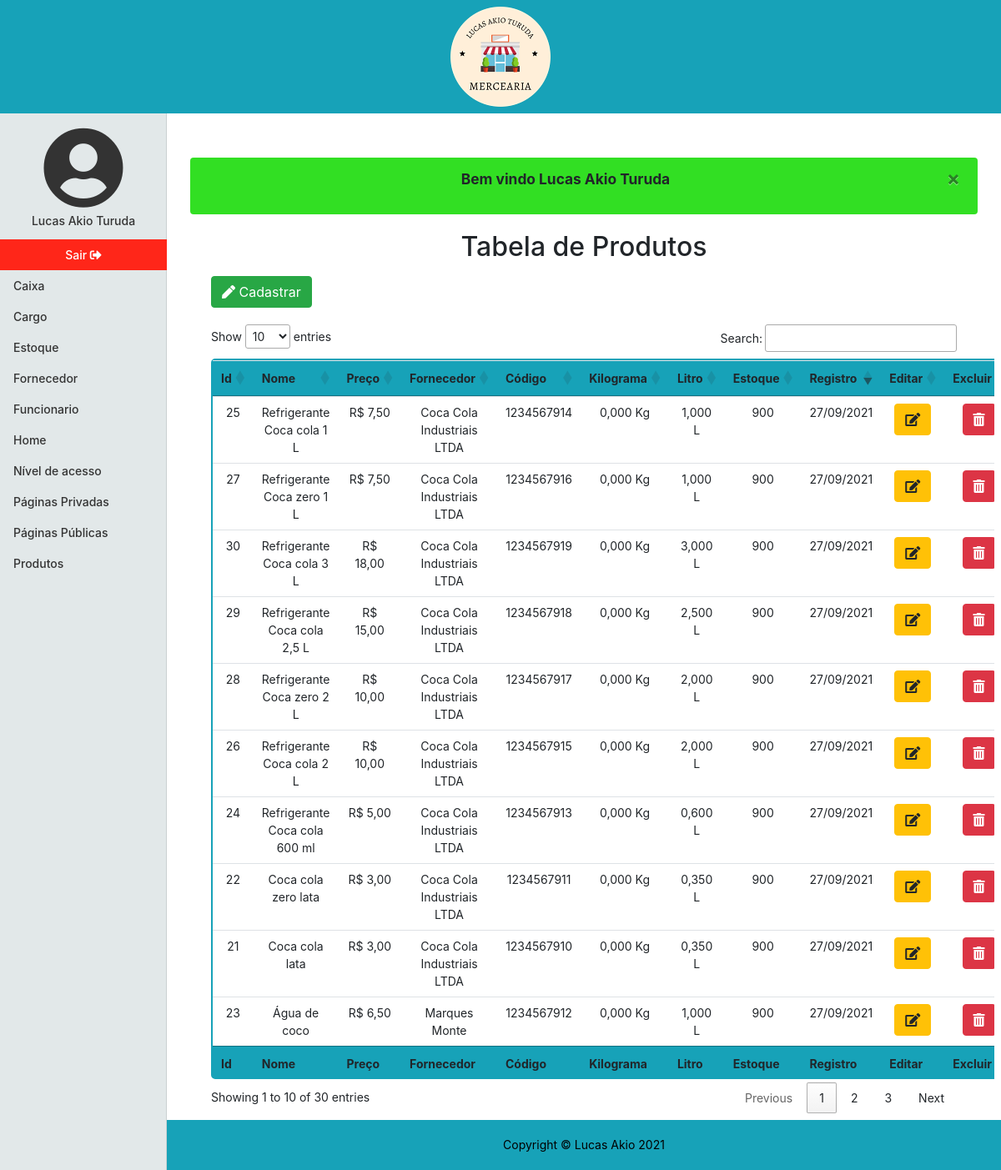
/produtos (signed in), run on the app's committed database.
### tables this page shows
CREATE TABLE `produto` (
  `id` int NOT NULL AUTO_INCREMENT,
  `nome` varchar(30) NOT NULL,
  `preco` double NOT NULL,
  `fornecedor_id` int NOT NULL,
  `codigo_id` int NOT NULL,
  `kilograma` double NOT NULL DEFAULT '0',
  `litro` double NOT NULL DEFAULT '0',
  `dt_registro` datetime NOT NULL,
  PRIMARY KEY (`id`,`fornecedor_id`,`codigo_id`),
  KEY `fk_produto_fornecedor_idx` (`fornecedor_id`),
  KEY `fk_produto_codigo_idx` (`codigo_id`),
  CONSTRAINT `fk_produto_codigo` FOREIGN KEY (`codigo_id`) REFERENCES `codigo` (`id`) ON DELETE CASCADE ON UPDATE CASCADE,
  CONSTRAINT `fk_produto_fornecedor` FOREIGN KEY (`fornecedor_id`) REFERENCES `fornecedor` (`id`)
);

CREATE TABLE `fornecedor` (
  `id` int NOT NULL AUTO_INCREMENT,
  `nome` varchar(50) NOT NULL,
  `cnpj` varchar(18) NOT NULL,
  `dt_registro` datetime NOT NULL,
  PRIMARY KEY (`id`),
  UNIQUE KEY `cnpj_UNIQUE` (`cnpj`)
);

CREATE TABLE `codigo` (
  `id` int NOT NULL AUTO_INCREMENT,
  `barra` varchar(43) NOT NULL DEFAULT '1234567890',
  PRIMARY KEY (`id`),
  UNIQUE KEY `barra_UNIQUE` (`barra`)
);

CREATE TABLE `estoque` (
  `id` int NOT NULL AUTO_INCREMENT,
  `produto_id` int NOT NULL,
  `quantidade` int NOT NULL,
  PRIMARY KEY (`id`,`produto_id`),
  UNIQUE KEY `produto_id_UNIQUE` (`produto_id`),
  KEY `fk_estoque_produto_idx` (`produto_id`) /*!80000 INVISIBLE */,
  CONSTRAINT `fk_estoque_produto` FOREIGN KEY (`produto_id`) REFERENCES `produto` (`id`) ON DELETE CASCADE ON UPDATE CASCADE
);

### app/Controller/Produtos.php (called while the page is built, shortened)
<?php
    class Produtos extends Controller
    {
        private $dados;
        public function index()
        {
            $this->listar();
            $pagina = new \Core\ConfigView("View/produto/index",$this->dados);
            $pagina->renderizar();
        }
        private function listar()
        {
            $tabela = new \App\Model\Produtos();
            $this->dados = $tabela->listar();
        }
    }
?>

### core/ConfigController.php (called while the page is built, shortened)
<?php
class ConfigController
{
    private string $urlMetodo;
    public function __construct()
    {
        if(!empty(filter_input(INPUT_GET,"url",FILTER_SANITIZE_URL)))
        {
            $this->url = filter_input(INPUT_GET,"url",FILTER_SANITIZE_URL);
            $this->urlDividida = explode('/',$this->url,);
            if(isset($this->urlDividida[1]) && !empty($this->urlDividida[1]))
            {
                $this->urlMetodo = $this->urlDividida[1];
            }
            else{
                $this->urlMetodo = "index";
            }
        }
        else{
            $this->urlController = "login";
            $this->urlMetodo = "index";
        }
    }
    public function carregar()
    {
        $metodo = $this->urlMetodo;
        $pagina = new $classe();
        $pagina->$metodo();
    }
}
?>

### index.php (called while the page is built, shortened)
<?php
$url = new Core\ConfigController();
$url->carregar();
?>

### app/Model/Model.php (called while the page is built, shortened)
<?php
class Model extends Conexao
{
    protected $conn;
    function __construct()
    {
        $this->conn = parent::conectar();
    }
    final protected function projetarTodos($query): array
    {
        $this->query = $this->conn->prepare($query);
        $this->query->execute();
        return $this->query->fetchAll(PDO::FETCH_ASSOC);
    }
}
?>

### app/Model/Conexao.php (called while the page is built, shortened)
<?php
class Conexao
{
   private $bdType = "mysql";
   private $host = "localhost";
   private $user = "root";
   private $password = "root";
   private $port = 3306;
   private $bdname = "mercearia";
   protected function conectar()
   {
       try{
            $con = new PDO($this->bdType.':host='.$this->host.';port='.$this->port.';dbname='.$this->bdname, $this->user, $this->password);
            $con->setAttribute(PDO::ATTR_ERRMODE, PDO::ERRMODE_EXCEPTION);
            return $con;
       }
       catch(PDOException $e)
       {
           $alerta = new \App\Model\Alerta();
           $msg= $alerta->alertaFalha("Não foi possivel realizar uma conexão com o site, tente novamente!");
           $_SESSION['msg'] = $msg;
            header("Location:". URL . "paginaInvalida/index");
            exit();
       }
   }
}

### app/Model/Produtos.php (called while the page is built, shortened)
<?php
    class Produtos extends Model
    {
        public function listar(): array
        {
            $listar = parent::projetarTodos(
            "SELECT p.id, p.nome, p.preco, f.nome AS fornecedor, c.barra AS codigo, p.kilograma,p.litro, e.quantidade AS estoque, p.dt_registro
            FROM produto p
            INNER JOIN fornecedor f
            ON p.fornecedor_id = f.id
            INNER JOIN codigo c
            ON p.codigo_id = c.id
            INNER JOIN estoque e
            ON p.id = e.produto_id");
            return $listar;
        }
    }
?>

### app/View/produto/index.php (the view, shortened to what this page needs)
<!DOCTYPE html>
<html lang="pt-br">
<head>
    <link rel="stylesheet" href="https://cdn.jsdelivr.net/npm/bootstrap@4.6.0/dist/css/bootstrap.min.css">
    <link href="<?php echo URL; ?>app/Assets/css/mercearia.css" rel="stylesheet">
    <link href="<?php echo URL; ?>app/Assets/fontawesome/css/all.css" rel="stylesheet">
    <link href="https://cdn.datatables.net/1.10.25/css/jquery.dataTables.min.css" rel="stylesheet">
</head>
<?php
include_once "app/View/include/header.php";
?>
<div class="container-fluid">
    <div class="row">
        <?php
        include_once "app/View/include/menulateral.php";
        ?>
        <div class="col-md-9 ml-auto col-lg-10 principal">
            <main role="main" class="m-2">
                <?php
                if (isset($_SESSION['msg'])) {
                    echo $_SESSION['msg'];
                }
                ?>
                <h2 class="text-center mb-3">Tabela de Produtos</h2>
                <button type="button" class="btn btn-success m-button-table" data-toggle="modal" data-target="#modalCadastrar"><i class="fas fa-pen"></i> Cadastrar</button>
                <div class="table-responsive">
                    <table id="listar-produtos" class="table table-hover text-center tabela-personalizada">
                        <thead class="bg-info">
                            <tr>
                                <th>Id</th>
                                <th>Nome</th>
                                <th>Preço</th>
                                <th>Fornecedor</th>
                                <th>Código</th>
                                <th>Kilograma</th>
                                <th>Litro</th>
                                <th>Estoque</th>
                                <th>Registro</th>
                                <th>Editar</th>
                                <th>Excluir</th>
                            </tr>
                        </thead>
                        <tbody>
                            <?php
                            foreach ($this->dados as $coluna => $item) {
                            ?> <tr>
                                    <td><?php echo $item['id']; ?></td>
                                    <td><?php echo $item['nome']; ?></td>
                                    <td><?php echo "R$ " . number_format($item['preco'], 2, ",", "."); ?></td>
                                    <td><?php echo $item['fornecedor']; ?></td>
                                    <td><?php echo $item['codigo']; ?></td>
                                    <td><?php echo number_format($item['kilograma'], 3, ',', '.') . " Kg"; ?></td>
                                    <td><?php echo number_format($item['litro'], 3, ',', '.') . " L"; ?></td>
                                    <td><?php echo $item['estoque']; ?></td>
                                    <td data-order="<?php echo date('Y/m/d H:i:s', strtotime($item['dt_registro'])); ?>"><?php echo date('d/m/Y', strtotime($item['dt_registro'])); ?></td>
                                    <td>
                                        <a href="<?php echo URL; ?>produtos/editar/&id=<?php echo $item['id'] ?>" class="btn btn-warning col-mb-3"><i class="fas fa-edit"></i></a>
                                    </td>
                                    <td>
                                        <a href="<?php echo URL; ?>produtos/excluir/&id=<?php echo $item['id'] ?>" class="btn btn-danger col-mb-3" id='link_excluir'><i class="fas fa-trash-alt"></i></a>
                                    </td>
                                </tr>
                            <?php
                            }
                            ?>
                        </tbody>
                        <tfoot class="bg-info">
                            <tr>
                                <th>Id</th>
                                <th>Nome</th>
                                <th>Preço</th>
                                <th>Fornecedor</th>
                                <th>Código</th>
                                <th>Kilograma</th>
                                <th>Litro</th>
                                <th>Estoque</th>
                                <th>Registro</th>
                                <th>Editar</th>
                                <th>Excluir</th>
                            </tr>
                        </tfoot>
                    </table>
                </div>
            </main>
            <?php
            include_once "app/View/include/footer.php";
            ?>
            </body>
</html>

### app/Assets/css/mercearia.css (style rules this page uses)
body { font-size: .875rem; }
.alertaSucesso { background-color:rgb(50, 223, 35); font-weight: bold; font-size: 13pt; }
.alertaErro, .alertaSucesso { margin: 20px; }
.principal { min-height: 83vh; padding-left: 0; padding-right: 0; padding-bottom: 60px; }
main { height: 100%; padding-top:25px; }
.tabela-personalizada { border:2px solid #17a2b8; border-radius: 5px; }
.m-button-table { margin:0 45px 20px 45px; }

### data on the page
produto: id "21", nome "Coca cola lata", preco "3,00", fornecedor.nome "Coca Cola Industriais LTDA", codigo.barra "1234567910", kilograma "0,000", litro "0,350", estoque.quantidade "900", dt_registro "27/09/2021"
produto: id "22", nome "Coca cola zero lata", preco "3,00", fornecedor.nome "Coca Cola Industriais LTDA", codigo.barra "1234567911", kilograma "0,000", litro "0,350", estoque.quantidade "900", dt_registro "27/09/2021"
produto: id "23", nome "Água de coco", preco "6,50", fornecedor.nome "Marques Monte", codigo.barra "1234567912", kilograma "0,000", litro "1,000", estoque.quantidade "900", dt_registro "27/09/2021"
produto: id "24", nome "Refrigerante Coca cola 600 ml", preco "5,00", fornecedor.nome "Coca Cola Industriais LTDA", codigo.barra "1234567913", kilograma "0,000", litro "0,600", estoque.quantidade "900", dt_registro "27/09/2021"
produto: id "25", nome "Refrigerante Coca cola 1 L", preco "7,50", fornecedor.nome "Coca Cola Industriais LTDA", codigo.barra "1234567914", kilograma "0,000", litro "1,000", estoque.quantidade "900", dt_registro "27/09/2021"
produto: id "26", nome "Refrigerante Coca cola 2 L", preco "10,00", fornecedor.nome "Coca Cola Industriais LTDA", codigo.barra "1234567915", kilograma "0,000", litro "2,000", estoque.quantidade "900", dt_registro "27/09/2021"
produto: id "27", nome "Refrigerante Coca zero 1 L", preco "7,50", fornecedor.nome "Coca Cola Industriais LTDA", codigo.barra "1234567916", kilograma "0,000", litro "1,000", estoque.quantidade "900", dt_registro "27/09/2021"
produto: id "28", nome "Refrigerante Coca zero 2 L", preco "10,00", fornecedor.nome "Coca Cola Industriais LTDA", codigo.barra "1234567917", kilograma "0,000", litro "2,000", estoque.quantidade "900", dt_registro "27/09/2021"
produto: id "29", nome "Refrigerante Coca cola 2,5 L", preco "15,00", fornecedor.nome "Coca Cola Industriais LTDA", codigo.barra "1234567918", kilograma "0,000", litro "2,500", estoque.quantidade "900", dt_registro "27/09/2021"
produto: id "30", nome "Refrigerante Coca cola 3 L", preco "18,00", fornecedor.nome "Coca Cola Industriais LTDA", codigo.barra "1234567919", kilograma "0,000", litro "3,000", estoque.quantidade "900", dt_registro "27/09/2021"

### other printed values
$_SESSION['usuario_nome'] "Lucas Akio Turuda"
$pagina "Caixa"
$pagina "Cargo"
$pagina "Estoque"
$pagina "Fornecedor"
$pagina "Funcionario"
$pagina "Home"
$pagina "Produtos"
$_SESSION['msg'] "Bem vindo Lucas Akio Turuda ×"
